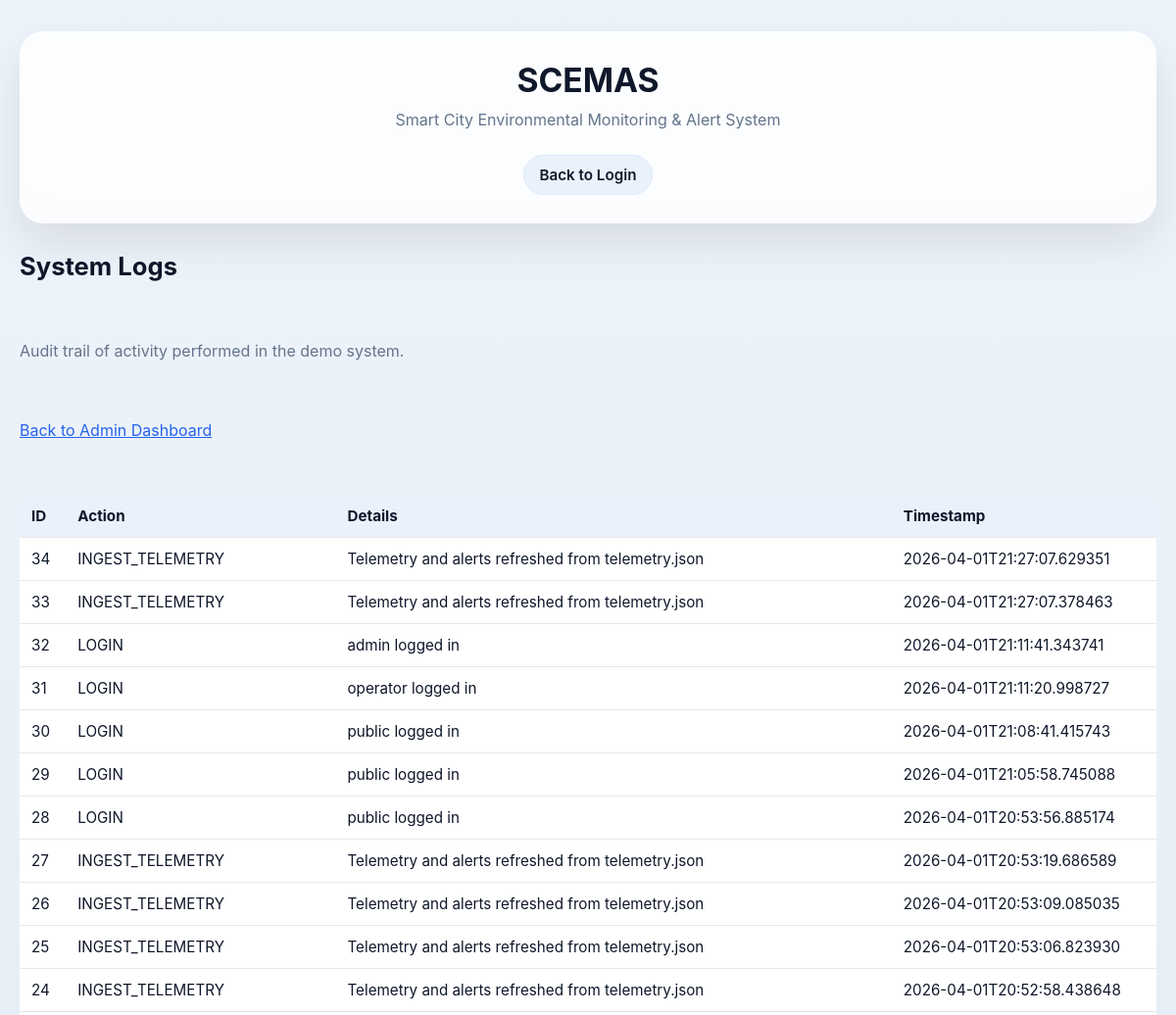
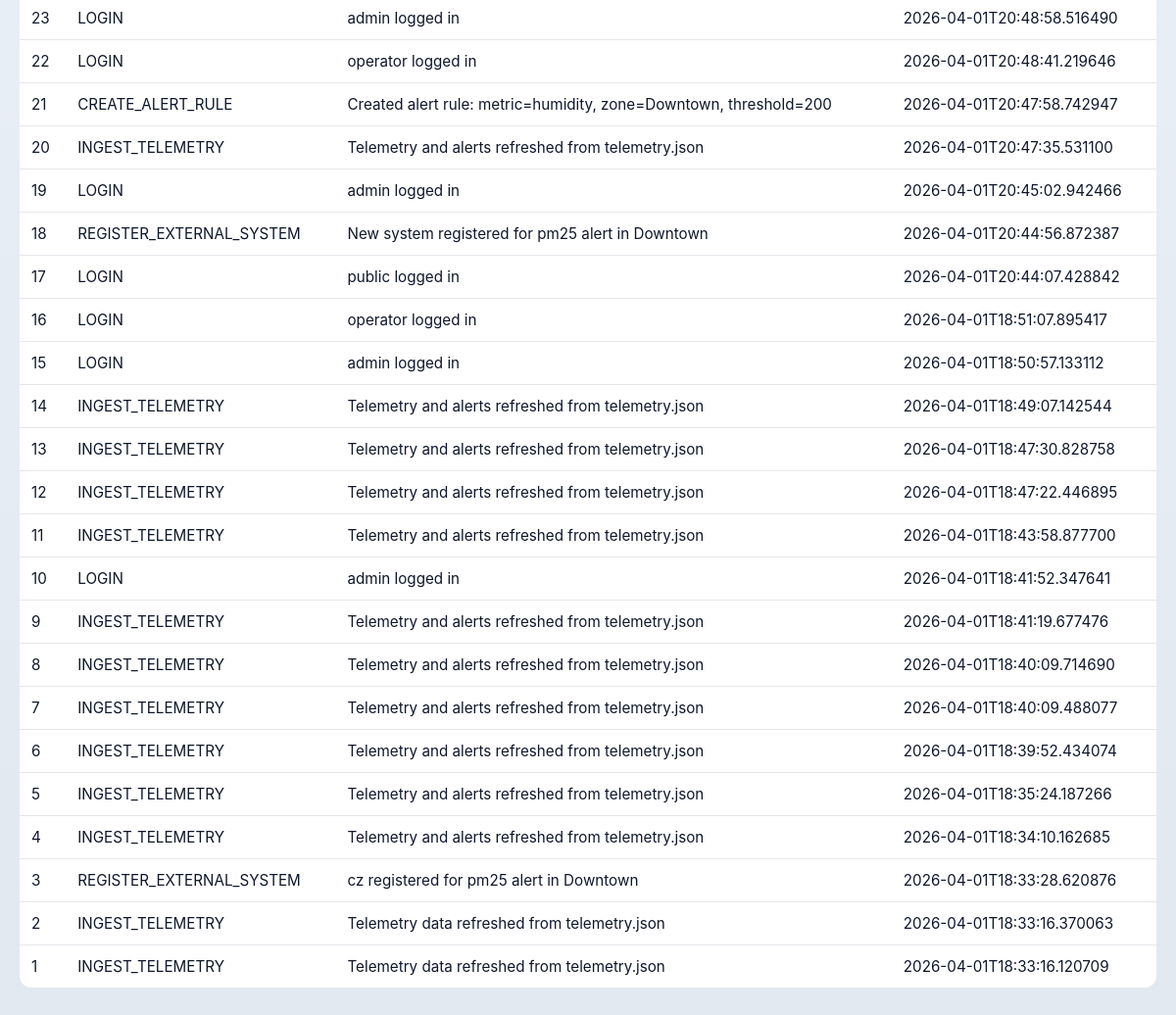
The page /admin/logs on the database as committed earlier (2 pictures, top to bottom).
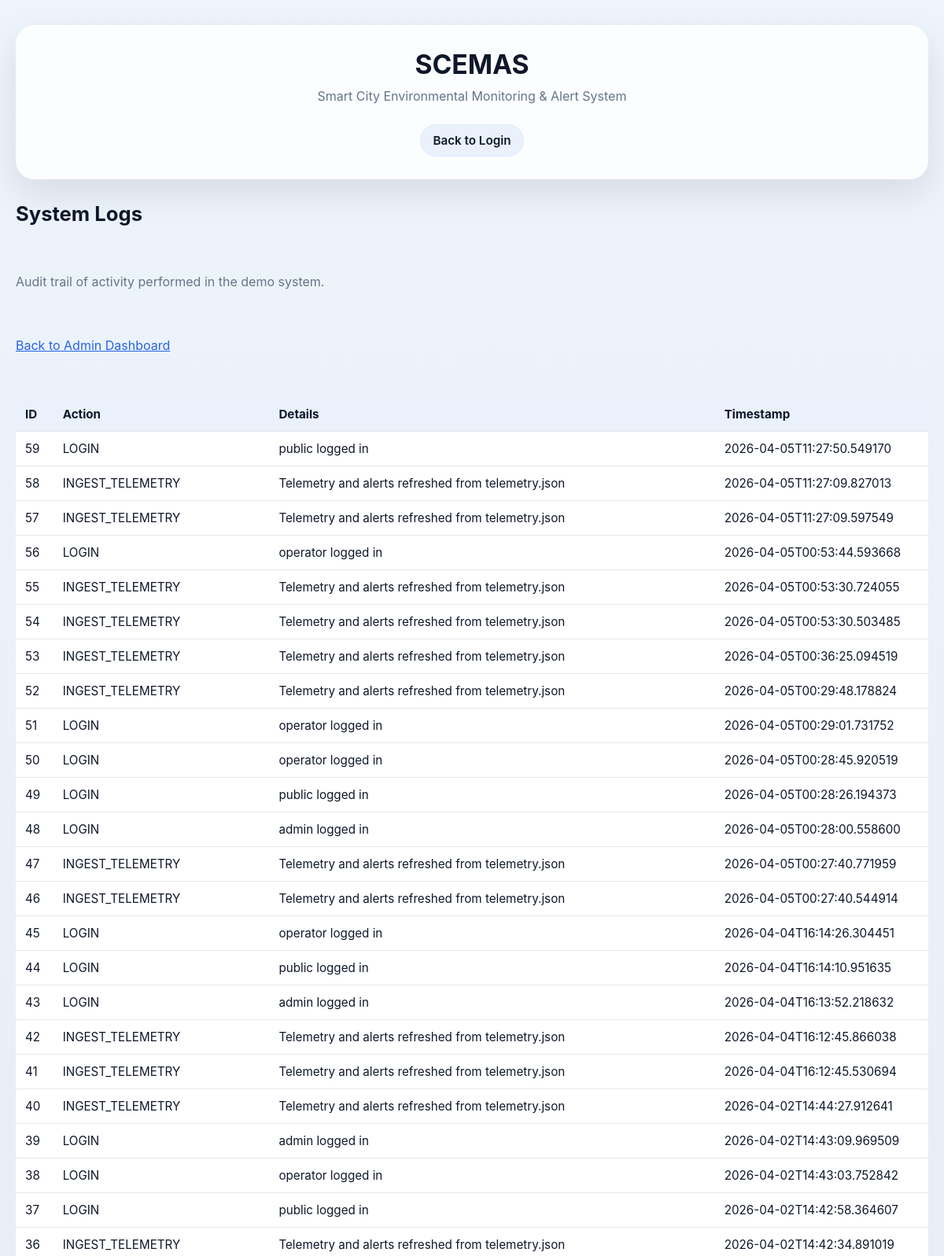
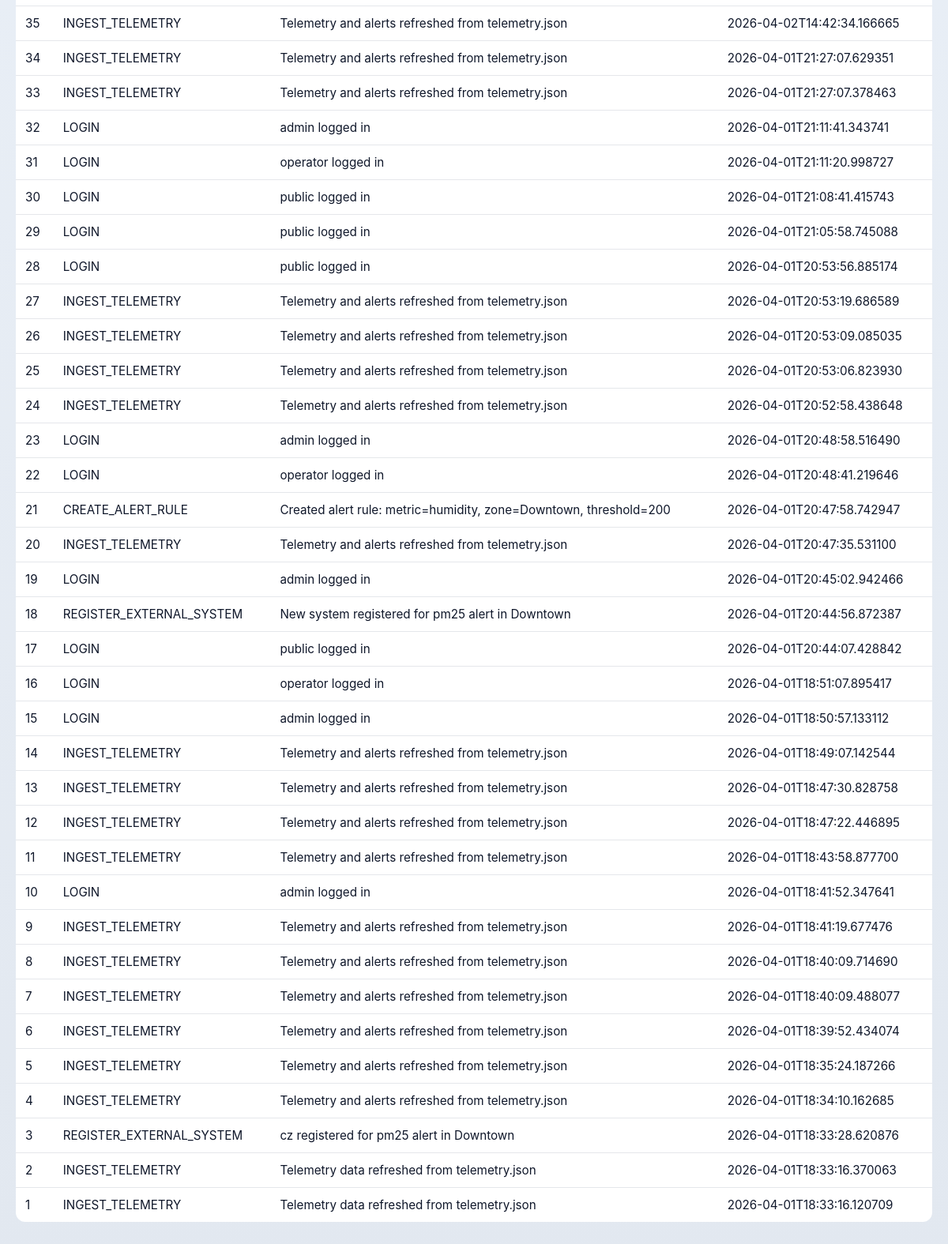
The same page on the database as committed later (2 pictures, top to bottom).
### tables this page shows
CREATE TABLE logs (
            id INTEGER PRIMARY KEY AUTOINCREMENT,
            action TEXT NOT NULL,
            details TEXT NOT NULL,
            timestamp TEXT NOT NULL
        );

### app.py (the view)
@app.route("/admin/logs")
def admin_logs():
    return render_template("logs.html", logs=fetch_logs())

### abstractions/db.py (called while the page is built)
def get_db_connection():
    conn = sqlite3.connect(DB_NAME)
    conn.row_factory = sqlite3.Row
    return conn

### abstractions/log_model.py (called while the page is built)
def get_all_logs():
    conn = get_db_connection()
    logs = conn.execute("""
        SELECT * FROM logs
        ORDER BY id DESC
    """).fetchall()
    conn.close()
    return logs

### controllers/log_management_controller.py (called while the page is built)
def fetch_logs():
    return get_all_logs()

### templates/logs.html
{% extends "base.html" %}
{% block content %}
<h2>System Logs</h2>
<p class="info-text">Audit trail of activity performed in the demo system.</p>
<p><a href="{{ url_for('admin_dashboard') }}">Back to Admin Dashboard</a></p>
{% if logs %}
<table>
    <tr>
        <th>ID</th>
        <th>Action</th>
        <th>Details</th>
        <th>Timestamp</th>
    </tr>
    {% for log in logs %}
    <tr>
        <td>{{ log["id"] }}</td>
        <td>{{ log["action"] }}</td>
        <td>{{ log["details"] }}</td>
        <td>{{ log["timestamp"] }}</td>
    </tr>
    {% endfor %}
</table>
{% else %}
<p>No logs found.</p>
{% endif %}
{% endblock %}

### templates/base.html (shortened to what this page needs)
<!DOCTYPE html>
<html lang="en">
<head>
    <link rel="stylesheet" href="{{ url_for('static', filename='style.css') }}">
</head>
<body>
    <div class="site-wrap">
        <header class="hero-shell">
            <div class="hero-card">
                <h1 class="hero-title">SCEMAS</h1>
                <p class="hero-subtitle">Smart City Environmental Monitoring &amp; Alert System</p>
                <nav class="top-nav">
                    <a href="{{ url_for('login') }}">Back to Login</a>
                </nav>
            </div>
        </header>
        <main class="page-container">
            {% block content %}{% endblock %}
        </main>
    </div>
</body>
</html>

### static/style.css (style rules this page uses)
* { box-sizing: border-box; }
body { margin: 0; font-family: Arial, sans-serif; background: #f4f7fb; color: #1f2937; }
h2 { margin-top: 0; color: #0f172a; font-size: 1.6rem; }
p { line-height: 1.6; }
table { width: 100%; border-collapse: collapse; margin-top: 14px; background: #ffffff; overflow: hidden; border-radius: 12px; }
th { background: #eaf1fb; color: #0f172a; text-align: left; padding: 12px; font-size: 0.95rem; }
td { padding: 12px; border-top: 1px solid #e5e7eb; vertical-align: top; font-size: 0.95rem; }
a { color: #2563eb; }
.info-text { color: #64748b; margin-bottom: 18px; }
body { margin: 0; font-family: Inter, Arial, sans-serif; background: linear-gradient(180deg, #eef4fb 0%, #e2e8f0 100%); color: #0f172a; }
.site-wrap { min-height: 100vh; padding: 32px 20px 48px; }
.hero-shell { display: flex; justify-content: center; margin-bottom: 28px; }
.hero-card { width: 100%; max-width: 1180px; background: rgba(255, 255, 255, 0.78); backdrop-filter: blur(12px); border: 1px solid rgba(255, 255, 255, 0.65); border-radius: 24px; padding: 28px 32px; box-shadow: 0 18px 45px rgba(15, 23, 42, 0.10); text-align: center; }
.hero-title { margin: 0; font-size: 2.1rem; color: #0f172a; }
.hero-subtitle { margin: 8px 0 0 0; color: #64748b; font-size: 1rem; }
.top-nav { margin-top: 22px; display: flex; justify-content: center; flex-wrap: wrap; gap: 12px; }
.top-nav a { text-decoration: none; color: #0f172a; background: #eaf1fb; border: 1px solid #dbeafe; padding: 10px 16px; border-radius: 999px; font-size: 0.95rem; font-weight: 600; transition: 0.2s ease; }
.page-container { width: 100%; max-width: 1180px; margin: 0 auto; display: flex; flex-direction: column; gap: 22px; }

Rows that differ between the two databases and show on the page:
added logs: id "59", action "LOGIN", details "public logged in", timestamp "2026-04-05T11:27:50.549170"
added logs: id "58", action "INGEST_TELEMETRY", details "Telemetry and alerts refreshed from telemetry.json", timestamp "2026-04-05T11:27:09.827013"
added logs: id "57", action "INGEST_TELEMETRY", details "Telemetry and alerts refreshed from telemetry.json", timestamp "2026-04-05T11:27:09.597549"
added logs: id "56", action "LOGIN", details "operator logged in", timestamp "2026-04-05T00:53:44.593668"
added logs: id "55", action "INGEST_TELEMETRY", details "Telemetry and alerts refreshed from telemetry.json", timestamp "2026-04-05T00:53:30.724055"
added logs: id "54", action "INGEST_TELEMETRY", details "Telemetry and alerts refreshed from telemetry.json", timestamp "2026-04-05T00:53:30.503485"
added logs: id "53", action "INGEST_TELEMETRY", details "Telemetry and alerts refreshed from telemetry.json", timestamp "2026-04-05T00:36:25.094519"
added logs: id "52", action "INGEST_TELEMETRY", details "Telemetry and alerts refreshed from telemetry.json", timestamp "2026-04-05T00:29:48.178824"
added logs: id "51", action "LOGIN", details "operator logged in", timestamp "2026-04-05T00:29:01.731752"
added logs: id "50", action "LOGIN", details "operator logged in", timestamp "2026-04-05T00:28:45.920519"
added logs: id "49", action "LOGIN", details "public logged in", timestamp "2026-04-05T00:28:26.194373"
added logs: id "48", action "LOGIN", details "admin logged in", timestamp "2026-04-05T00:28:00.558600"
added logs: id "47", action "INGEST_TELEMETRY", details "Telemetry and alerts refreshed from telemetry.json", timestamp "2026-04-05T00:27:40.771959"
added logs: id "46", action "INGEST_TELEMETRY", details "Telemetry and alerts refreshed from telemetry.json", timestamp "2026-04-05T00:27:40.544914"
added logs: id "45", action "LOGIN", details "operator logged in", timestamp "2026-04-04T16:14:26.304451"
added logs: id "44", action "LOGIN", details "public logged in", timestamp "2026-04-04T16:14:10.951635"
added logs: id "43", action "LOGIN", details "admin logged in", timestamp "2026-04-04T16:13:52.218632"
added logs: id "42", action "INGEST_TELEMETRY", details "Telemetry and alerts refreshed from telemetry.json", timestamp "2026-04-04T16:12:45.866038"
added logs: id "41", action "INGEST_TELEMETRY", details "Telemetry and alerts refreshed from telemetry.json", timestamp "2026-04-04T16:12:45.530694"
added logs: id "40", action "INGEST_TELEMETRY", details "Telemetry and alerts refreshed from telemetry.json", timestamp "2026-04-02T14:44:27.912641"
added logs: id "39", action "LOGIN", details "admin logged in", timestamp "2026-04-02T14:43:09.969509"
added logs: id "38", action "LOGIN", details "operator logged in", timestamp "2026-04-02T14:43:03.752842"
added logs: id "37", action "LOGIN", details "public logged in", timestamp "2026-04-02T14:42:58.364607"
added logs: id "36", action "INGEST_TELEMETRY", details "Telemetry and alerts refreshed from telemetry.json", timestamp "2026-04-02T14:42:34.891019"
added logs: id "35", action "INGEST_TELEMETRY", details "Telemetry and alerts refreshed from telemetry.json", timestamp "2026-04-02T14:42:34.166665"
